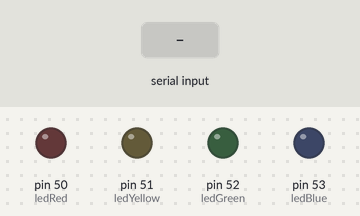
The sketch below on a simulated Arduino Mega 2560, built with avr-gcc and run on an emulated ATmega2560. On the bench: output pins drawn as LEDs (lit = HIGH). The test bench sets the inputs (shaded band).

Above: at 1.2 s.
1.3 s: "G" received over Serial
At 2.5 s:
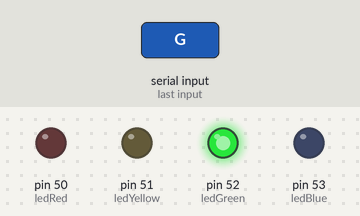
2.8 s: "B" received over Serial
At 3.7 s:
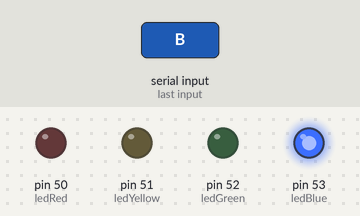
4.3 s: "R" received over Serial
At 4.9 s:
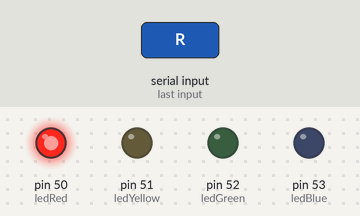
5.8 s: "Y" received over Serial
At 7.0 s:
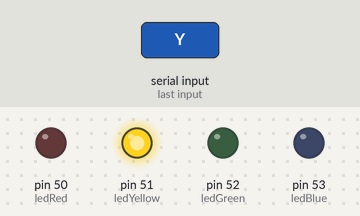
7.3 s: "1" received over Serial
At 8.4 s:
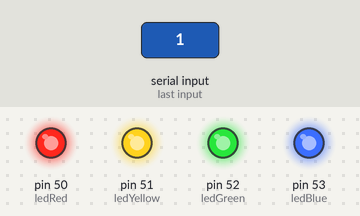
8.8 s: "0" received over Serial
At 9.5 s:
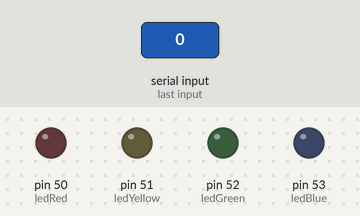
Timing chart, 0 to 11.3 s (numbered marks = the images above; inputs shaded):
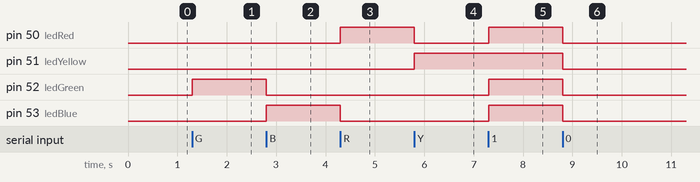

The sketch:

serial_led_control.ino
```cpp
int ledGreen = 52;
int ledBlue = 53;
int ledRed = 50;
int ledYellow = 51;
int option;

void setup() {
  Serial.begin(9600);
  pinMode(ledGreen, OUTPUT);
  pinMode(ledBlue, OUTPUT);
  pinMode(ledRed, OUTPUT);
  pinMode(ledYellow, OUTPUT);
}

void loop() {

  if(Serial.available() > 0 ) {
    //leemos lo que se envian a travez del Serial
    option = Serial.read();

    if(option == 'G'){
      digitalWrite(ledGreen, HIGH);
      digitalWrite(ledBlue, LOW);
      digitalWrite(ledRed, LOW);
      digitalWrite(ledYellow, LOW);
    }
    if(option == 'B')  {
      digitalWrite(ledGreen, LOW);
      digitalWrite(ledBlue, HIGH);
      digitalWrite(ledRed, LOW);
      digitalWrite(ledYellow, LOW);
    }
    if(option == 'R')  {
      digitalWrite(ledGreen, LOW);
      digitalWrite(ledBlue, LOW);
      digitalWrite(ledRed, HIGH);
      digitalWrite(ledYellow, LOW);
    }
    if(option == 'Y')  {
      digitalWrite(ledGreen, LOW);
      digitalWrite(ledBlue, LOW);
      digitalWrite(ledRed, LOW);
      digitalWrite(ledYellow, HIGH);
    }
    if (option == '1') {
      digitalWrite(ledGreen, HIGH);
      digitalWrite(ledBlue, HIGH);
      digitalWrite(ledRed, HIGH);
      digitalWrite(ledYellow, HIGH);
    }
    if (option == '0') {
      digitalWrite(ledGreen, LOW);
      digitalWrite(ledBlue, LOW);
      digitalWrite(ledRed, LOW);
      digitalWrite(ledYellow, LOW);
    }

  }


}
```

Measured:
- after the input at 1.3 s, pin 52 (ledGreen): LOW → HIGH at once
- after the input at 2.8 s, pin 52 (ledGreen): HIGH → LOW at once; pin 53 (ledBlue): LOW → HIGH at once
- after the input at 4.3 s, pin 50 (ledRed): LOW → HIGH at once; pin 53 (ledBlue): HIGH → LOW at once
- after the input at 5.8 s, pin 50 (ledRed): HIGH → LOW at once; pin 51 (ledYellow): LOW → HIGH at once
- after the input at 7.3 s, pin 50 (ledRed), pin 52 (ledGreen), pin 53 (ledBlue): LOW → HIGH at once
- after the input at 8.8 s, pin 50 (ledRed), pin 51 (ledYellow), pin 52 (ledGreen), pin 53 (ledBlue): HIGH → LOW at once
